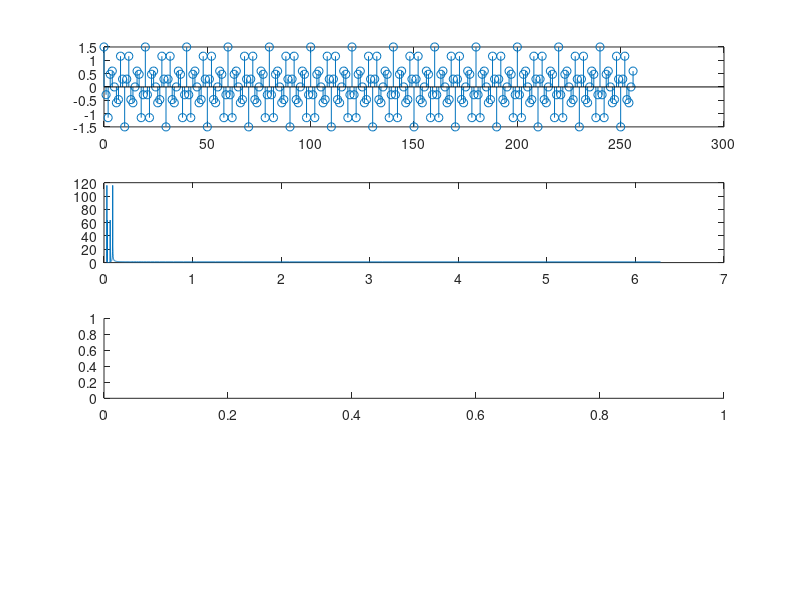

Here is the MATLAB script that generated this plot: (Note: this script raises an error after producing the figure.)
close all 
clear
N = 256;

n = 0:N;

T = 2*pi./n;

sinal = cos(0.5*pi.*n)+0.5*cos(0.7*pi.*n);
%plot(n,sinal);

subplot(4,1,1);
stem(n,sinal);


%fft di sinal normal
ffty1 = abs(fft(sinal));

subplot(4,1,2)
plot(T,ffty1)

subplot(4,1,3)
%comeco janelamento
L = 128;

filtrohanning = hanning(n,L);

janela = sinal.*filtrohanning;
stem(n,janela)
%fft com janelamento 

subplot(4,1,4)
ffty2 = abs(fft(janela));
plot(T,ffty2);